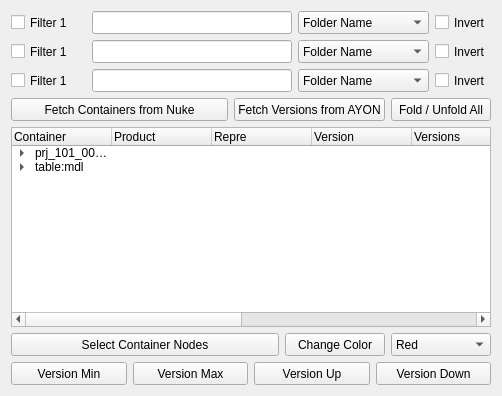
     <widget class="QWidget" name="Inventory_tab">
      <attribute name="title">
       <string>Inventory</string>
      </attribute>
      <layout class="QVBoxLayout" name="verticalLayout_8">
       <item>
        <layout class="QVBoxLayout" name="verticalLayout_7">
         <item>
          <layout class="QVBoxLayout" name="verticalLayout_5">
           <item>
            <layout class="QHBoxLayout" name="horizontalLayout_9">
             <item>
              <widget class="QCheckBox" name="inventory_filter1">
               <property name="minimumSize">
                <size>
                 <width>75</width>
                 <height>23</height>
                </size>
               </property>
               <property name="text">
                <string>Filter 1</string>
               </property>
              </widget>
             </item>
             <item>
              <widget class="QLineEdit" name="inventory_filter1_text">
               <property name="sizePolicy">
                <sizepolicy hsizetype="MinimumExpanding" vsizetype="Fixed">
                 <horstretch>0</horstretch>
                 <verstretch>0</verstretch>
                </sizepolicy>
               </property>
               <property name="minimumSize">
                <size>
                 <width>200</width>
                 <height>23</height>
                </size>
               </property>
              </widget>
             </item>
             <item>
              <widget class="QComboBox" name="inventory_filter1_drop">
               <property name="minimumSize">
                <size>
                 <width>0</width>
                 <height>23</height>
                </size>
               </property>
               <item>
                <property name="text">
                 <string>Folder Name</string>
                </property>
               </item>
               <item>
                <property name="text">
                 <string>Folder Status</string>
                </property>
               </item>
               <item>
                <property name="text">
                 <string>Folder Path</string>
                </property>
               </item>
               <item>
                <property name="text">
                 <string>Task Asignee</string>
                </property>
               </item>
               <item>
                <property name="text">
                 <string>Task Name</string>
                </property>
               </item>
               <item>
                <property name="text">
                 <string>Task Status</string>
                </property>
               </item>
               <item>
                <property name="text">
                 <string>Task Type</string>
                </property>
               </item>
               <item>
                <property name="text">
                 <string>Age Younger</string>
                </property>
               </item>
               <item>
                <property name="text">
                 <string>Version Not Latest</string>
                </property>
               </item>
              </widget>
             </item>
             <item>
              <widget class="QCheckBox" name="inventory_filter1_invert">
               <property name="minimumSize">
                <size>
                 <width>0</width>
                 <height>23</height>
                </size>
               </property>
               <property name="text">
                <string>Invert</string>
               </property>
              </widget>
             </item>
            </layout>
           </item>
           <item>
            <layout class="QHBoxLayout" name="horizontalLayout_10">
             <item>
              <widget class="QCheckBox" name="inventory_filter2">
               <property name="minimumSize">
                <size>
                 <width>75</width>
                 <height>23</height>
                </size>
               </property>
               <property name="text">
                <string>Filter 1</string>
               </property>
              </widget>
             </item>
             <item>
              <widget class="QLineEdit" name="inventory_filter2_text">
               <property name="sizePolicy">
                <sizepolicy hsizetype="MinimumExpanding" vsizetype="Fixed">
                 <horstretch>0</horstretch>
                 <verstretch>0</verstretch>
                </sizepolicy>
               </property>
               <property name="minimumSize">
                <size>
                 <width>200</width>
                 <height>23</height>
                </size>
               </property>
              </widget>
             </item>
             <item>
              <widget class="QComboBox" name="inventory_filter2_drop">
               <property name="minimumSize">
                <size>
                 <width>0</width>
                 <height>23</height>
                </size>
               </property>
               <item>
                <property name="text">
                 <string>Folder Name</string>
                </property>
               </item>
               <item>
                <property name="text">
                 <string>Folder Status</string>
                </property>
               </item>
               <item>
                <property name="text">
                 <string>Folder Path</string>
                </property>
               </item>
               <item>
                <property name="text">
                 <string>Task Asignee</string>
                </property>
               </item>
               <item>
                <property name="text">
                 <string>Task Name</string>
                </property>
               </item>
               <item>
                <property name="text">
                 <string>Task Status</string>
                </property>
               </item>
               <item>
                <property name="text">
                 <string>Task Type</string>
                </property>
               </item>
               <item>
                <property name="text">
                 <string>Age Younger</string>
                </property>
               </item>
               <item>
                <property name="text">
                 <string>Version Not Latest</string>
                </property>
               </item>
              </widget>
             </item>
             <item>
              <widget class="QCheckBox" name="inventory_filter2_invert">
               <property name="minimumSize">
                <size>
                 <width>0</width>
                 <height>23</height>
                </size>
               </property>
               <property name="text">
                <string>Invert</string>
               </property>
              </widget>
             </item>
            </layout>
           </item>
           <item>
            <layout class="QHBoxLayout" name="horizontalLayout_11">
             <item>
              <widget class="QCheckBox" name="inventory_filter3">
               <property name="minimumSize">
                <size>
                 <width>75</width>
                 <height>23</height>
                </size>
               </property>
               <property name="text">
                <string>Filter 1</string>
               </property>
              </widget>
             </item>
             <item>
              <widget class="QLineEdit" name="inventory_filter3_text">
               <property name="sizePolicy">
                <sizepolicy hsizetype="MinimumExpanding" vsizetype="Fixed">
                 <horstretch>0</horstretch>
                 <verstretch>0</verstretch>
                </sizepolicy>
               </property>
               <property name="minimumSize">
                <size>
                 <width>200</width>
                 <height>23</height>
                </size>
               </property>
              </widget>
             </item>
             <item>
              <widget class="QComboBox" name="inventory_filter3_drop">
               <property name="minimumSize">
                <size>
                 <width>0</width>
                 <height>23</height>
                </size>
               </property>
               <item>
                <property name="text">
                 <string>Folder Name</string>
                </property>
               </item>
               <item>
                <property name="text">
                 <string>Folder Status</string>
                </property>
               </item>
               <item>
                <property name="text">
                 <string>Folder Path</string>
                </property>
               </item>
               <item>
                <property name="text">
                 <string>Task Asignee</string>
                </property>
               </item>
               <item>
                <property name="text">
                 <string>Task Name</string>
                </property>
               </item>
               <item>
                <property name="text">
                 <string>Task Status</string>
                </property>
               </item>
               <item>
                <property name="text">
                 <string>Task Type</string>
                </property>
               </item>
               <item>
                <property name="text">
                 <string>Age Younger</string>
                </property>
               </item>
               <item>
                <property name="text">
                 <string>Version Not Latest</string>
                </property>
               </item>
              </widget>
             </item>
             <item>
              <widget class="QCheckBox" name="inventory_filter3_invert">
               <property name="minimumSize">
                <size>
                 <width>0</width>
                 <height>23</height>
                </size>
               </property>
               <property name="text">
                <string>Invert</string>
               </property>
              </widget>
             </item>
            </layout>
           </item>
          </layout>
         </item>
         <item>
          <layout class="QHBoxLayout" name="horizontalLayout_12">
           <item>
            <widget class="QPushButton" name="inventory_fetch_nuke">
             <property name="sizePolicy">
              <sizepolicy hsizetype="MinimumExpanding" vsizetype="Fixed">
               <horstretch>0</horstretch>
               <verstretch>0</verstretch>
              </sizepolicy>
             </property>
             <property name="minimumSize">
              <size>
               <width>150</width>
               <height>23</height>
              </size>
             </property>
             <property name="text">
              <string>Fetch Containers from Nuke</string>
             </property>
            </widget>
           </item>
           <item>
            <widget class="QPushButton" name="inventory_fetch_ayon">
             <property name="sizePolicy">
              <sizepolicy hsizetype="Fixed" vsizetype="Fixed">
               <horstretch>0</horstretch>
               <verstretch>0</verstretch>
              </sizepolicy>
             </property>
             <property name="minimumSize">
              <size>
               <width>150</width>
               <height>23</height>
              </size>
             </property>
             <property name="text">
              <string>Fetch Versions from AYON</string>
             </property>
            </widget>
           </item>
           <item>
            <widget class="QPushButton" name="inventory_fold">
             <property name="sizePolicy">
              <sizepolicy hsizetype="Fixed" vsizetype="Fixed">
               <horstretch>0</horstretch>
               <verstretch>0</verstretch>
              </sizepolicy>
             </property>
             <property name="minimumSize">
              <size>
               <width>100</width>
               <height>23</height>
              </size>
             </property>
             <property name="text">
              <string>Fold / Unfold All</string>
             </property>
            </widget>
           </item>
          </layout>
         </item>
         <item>
          <widget class="QTreeWidget" name="inventory_tree">
           <property name="sizePolicy">
            <sizepolicy hsizetype="MinimumExpanding" vsizetype="MinimumExpanding">
             <horstretch>0</horstretch>
             <verstretch>0</verstretch>
            </sizepolicy>
           </property>
           <property name="minimumSize">
            <size>
             <width>400</width>
             <height>200</height>
            </size>
           </property>
           <column>
            <property name="text">
             <string>Container</string>
            </property>
           </column>
           <column>
            <property name="text">
             <string>Product</string>
            </property>
           </column>
           <column>
            <property name="text">
             <string>Repre</string>
            </property>
           </column>
           <column>
            <property name="text">
             <string>Version</string>
            </property>
           </column>
           <column>
            <property name="text">
             <string>Versions</string>
            </property>
           </column>
           <column>
            <property name="text">
             <string>Version Lock</string>
            </property>
           </column>
           <column>
            <property name="text">
             <string>Author</string>
            </property>
           </column>
           <column>
            <property name="text">
             <string>Status</string>
            </property>
           </column>
           <column>
            <property name="text">
             <string>Age Hours</string>
            </property>
           </column>
           <column>
            <property name="text">
             <string>Tags</string>
            </property>
           </column>
           <item>
            <property name="text">
             <string>prj_101_0010:comp</string>
            </property>
            <property name="text">
             <string/>
            </property>
            <property name="text">
             <string/>
            </property>
            <property name="text">
             <string/>
            </property>
            <property name="text">
             <string/>
            </property>
            <property name="text">
             <string/>
            </property>
            <property name="text">
             <string/>
            </property>
            <property name="text">
             <string/>
            </property>
            <property name="text">
             <string/>
            </property>
            <item>
             <property name="text">
              <string>03</string>
             </property>
             <property name="text">
              <string>renderCompMain</string>
             </property>
             <property name="text">
              <string>exr</string>
             </property>
             <property name="text">
              <string>3</string>
             </property>
             <property name="text">
              <string>3,2,1,0</string>
             </property>
             <property name="text">
              <string>No</string>
             </property>
             <property name="text">
              <string>Jane Doe</string>
             </property>
             <property name="text">
              <string>Approved</string>
             </property>
            </item>
            <item>
             <property name="text">
              <string>02</string>
             </property>
             <property name="text">
              <string>renderCompMain</string>
             </property>
             <property name="text">
              <string>exr</string>
             </property>
             <property name="text">
              <string>1</string>
             </property>
             <property name="text">
              <string>3,2,1,0</string>
             </property>
             <property name="text">
              <string>Yes</string>
             </property>
             <property name="text">
              <string>Tomas Inputer</string>
             </property>
             <property name="text">
              <string>WIP</string>
             </property>
            </item>
            <item>
             <property name="text">
              <string>01</string>
             </property>
             <property name="text">
              <string>plateBg01</string>
             </property>
             <property name="text">
              <string>exr</string>
             </property>
             <property name="text">
              <string>1</string>
             </property>
             <property name="text">
              <string>1</string>
             </property>
             <property name="text">
              <string>No</string>
             </property>
             <property name="text">
              <string>Tomas Inputer</string>
             </property>
             <property name="text">
              <string>WIP</string>
             </property>
            </item>
           </item>
           <item>
            <property name="text">
             <string>table:mdl</string>
            </property>
            <property name="text">
             <string/>
            </property>
            <property name="text">
             <string/>
            </property>
            <property name="text">
             <string/>
            </property>
            <property name="text">
             <string/>
            </property>
            <property name="text">
             <string/>
            </property>
            <property name="text">
             <string/>
            </property>
            <property name="text">
             <string/>
            </property>
            <item>
             <property name="text">
              <string>01</string>
             </property>
             <property name="text">
              <string>pointCacheMain</string>
             </property>
             <property name="text">
              <string>abc</string>
             </property>
             <property name="text">
              <string>1</string>
             </property>
             <property name="text">
              <string>1,0</string>
             </property>
             <property name="text">
              <string/>
             </property>
             <property name="text">
              <string>John Doe</string>
             </property>
             <property name="text">
              <string>WIP</string>
             </property>
            </item>
           </item>
          </widget>
         </item>
         <item>
          <layout class="QVBoxLayout" name="verticalLayout_6">
           <item>
            <layout class="QHBoxLayout" name="horizontalLayout_14">
             <item>
              <widget class="QPushButton" name="inventory_select_nodes">
               <property name="sizePolicy">
                <sizepolicy hsizetype="MinimumExpanding" vsizetype="Fixed">
                 <horstretch>0</horstretch>
                 <verstretch>0</verstretch>
                </sizepolicy>
               </property>
               <property name="minimumSize">
                <size>
                 <width>150</width>
                 <height>23</height>
                </size>
               </property>
               <property name="text">
                <string>Select Container Nodes</string>
               </property>
              </widget>
             </item>
             <item>
              <widget class="QPushButton" name="inventory_change_color">
               <property name="sizePolicy">
                <sizepolicy hsizetype="Fixed" vsizetype="Fixed">
                 <horstretch>0</horstretch>
                 <verstretch>0</verstretch>
                </sizepolicy>
               </property>
               <property name="minimumSize">
                <size>
                 <width>100</width>
                 <height>23</height>
                </size>
               </property>
               <property name="text">
                <string>Change Color</string>
               </property>
              </widget>
             </item>
             <item>
              <widget class="QComboBox" name="inventory_color">
               <property name="sizePolicy">
                <sizepolicy hsizetype="Fixed" vsizetype="Fixed">
                 <horstretch>0</horstretch>
                 <verstretch>0</verstretch>
                </sizepolicy>
               </property>
               <property name="minimumSize">
                <size>
                 <width>100</width>
                 <height>23</height>
                </size>
               </property>
               <item>
                <property name="text">
                 <string>Red</string>
                </property>
               </item>
               <item>
                <property name="text">
                 <string>Green</string>
                </property>
               </item>
               <item>
                <property name="text">
                 <string>Blue</string>
                </property>
               </item>
               <item>
                <property name="text">
                 <string>Cyan</string>
                </property>
               </item>
               <item>
                <property name="text">
                 <string>Magenta</string>
                </property>
               </item>
               <item>
                <property name="text">
                 <string>Yellow</string>
                </property>
               </item>
              </widget>
             </item>
            </layout>
           </item>
           <item>
            <layout class="QHBoxLayout" name="horizontalLayout_13">
             <item>
              <widget class="QPushButton" name="inventory_version_min">
               <property name="sizePolicy">
                <sizepolicy hsizetype="MinimumExpanding" vsizetype="Fixed">
                 <horstretch>0</horstretch>
                 <verstretch>0</verstretch>
                </sizepolicy>
               </property>
               <property name="minimumSize">
                <size>
                 <width>100</width>
                 <height>23</height>
                </size>
               </property>
               <property name="text">
                <string>Version Min</string>
               </property>
              </widget>
             </item>
             <item>
              <widget class="QPushButton" name="inventory_version_max">
               <property name="sizePolicy">
                <sizepolicy hsizetype="MinimumExpanding" vsizetype="Fixed">
                 <horstretch>0</horstretch>
                 <verstretch>0</verstretch>
                </sizepolicy>
               </property>
               <property name="minimumSize">
                <size>
                 <width>100</width>
                 <height>23</height>
                </size>
               </property>
               <property name="text">
                <string>Version Max</string>
               </property>
              </widget>
             </item>
             <item>
              <widget class="QPushButton" name="inventory_version_up">
               <property name="sizePolicy">
                <sizepolicy hsizetype="MinimumExpanding" vsizetype="Fixed">
                 <horstretch>0</horstretch>
                 <verstretch>0</verstretch>
                </sizepolicy>
               </property>
               <property name="minimumSize">
                <size>
                 <width>100</width>
                 <height>23</height>
                </size>
               </property>
               <property name="text">
                <string>Version Up</string>
               </property>
              </widget>
             </item>
             <item>
              <widget class="QPushButton" name="inventory_version_down">
               <property name="sizePolicy">
                <sizepolicy hsizetype="MinimumExpanding" vsizetype="Fixed">
                 <horstretch>0</horstretch>
                 <verstretch>0</verstretch>
                </sizepolicy>
               </property>
               <property name="minimumSize">
                <size>
                 <width>100</width>
                 <height>23</height>
                </size>
               </property>
               <property name="text">
                <string>Version Down</string>
               </property>
              </widget>
             </item>
            </layout>
           </item>
          </layout>
         </item>
        </layout>
       </item>
      </layout>
     </widget>
